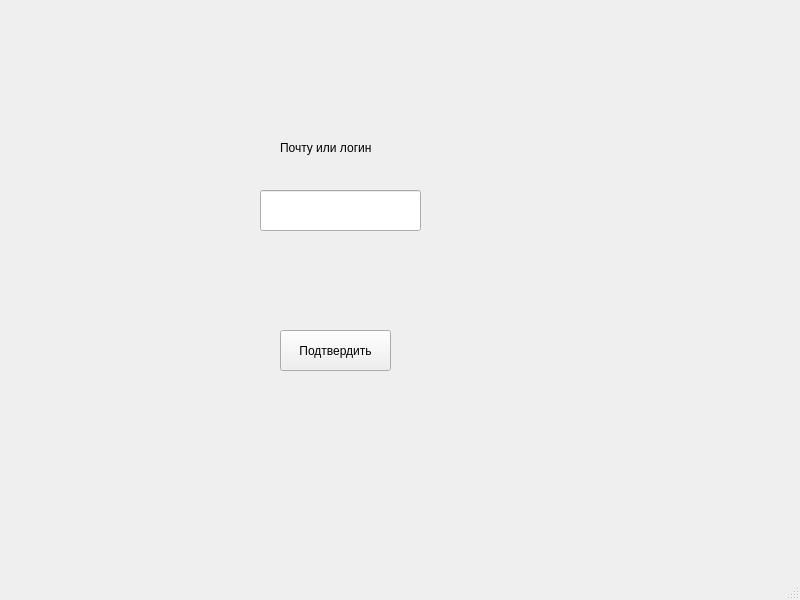
<?xml version="1.0" encoding="UTF-8"?>
<ui version="4.0">
 <class>forgot_window</class>
 <widget class="QMainWindow" name="forgot_window">
  <property name="geometry">
   <rect>
    <x>0</x>
    <y>0</y>
    <width>800</width>
    <height>600</height>
   </rect>
  </property>
  <property name="windowTitle">
   <string>MainWindow</string>
  </property>
  <widget class="QWidget" name="centralwidget">
   <widget class="QPushButton" name="forgot_enter_button">
    <property name="geometry">
     <rect>
      <x>280</x>
      <y>330</y>
      <width>111</width>
      <height>41</height>
     </rect>
    </property>
    <property name="text">
     <string>Подтвердить</string>
    </property>
   </widget>
   <widget class="QLabel" name="label">
    <property name="geometry">
     <rect>
      <x>280</x>
      <y>140</y>
      <width>121</width>
      <height>16</height>
     </rect>
    </property>
    <property name="text">
     <string>Почту или логин</string>
    </property>
   </widget>
   <widget class="QLineEdit" name="forgot_edit">
    <property name="geometry">
     <rect>
      <x>260</x>
      <y>190</y>
      <width>161</width>
      <height>41</height>
     </rect>
    </property>
   </widget>
  </widget>
  <widget class="QMenuBar" name="menubar">
   <property name="geometry">
    <rect>
     <x>0</x>
     <y>0</y>
     <width>800</width>
     <height>21</height>
    </rect>
   </property>
  </widget>
  <widget class="QStatusBar" name="statusbar"/>
 </widget>
 <resources/>
 <connections/>
</ui>
